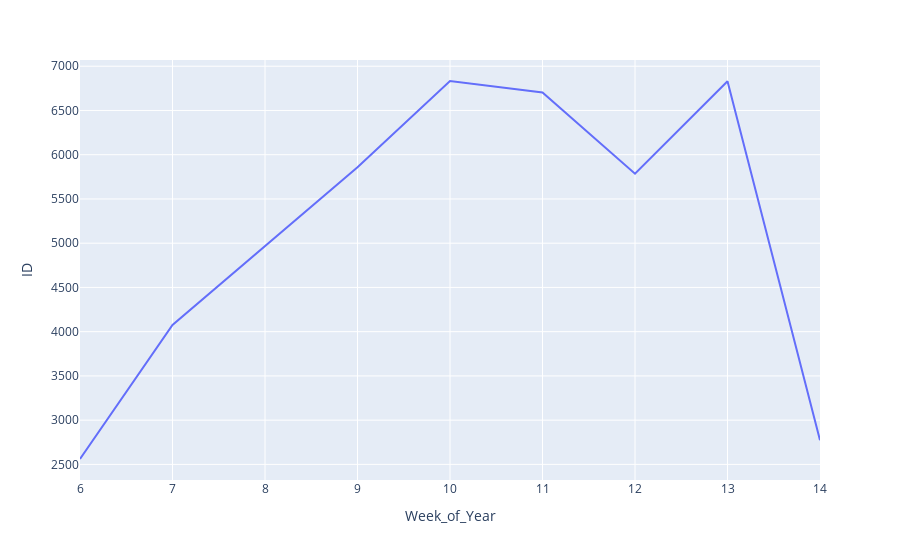

The code cell stored with this chart in its notebook:
### Markdown cell above
#### 2. Quantidade de pedidos por semana.

### Code cell
# Agrupando a quantidade de entregas por semana
cols = ['ID', 'Week_of_Year']
df_aux = df1.loc[:, cols].groupby('Week_of_Year').count().reset_index()

px.line(df_aux, x='Week_of_Year', y='ID')

### Figure 1 — Plotly figure (JSON) as saved in the notebook; plotly's stock layout.template omitted (floating-point values rounded to 4 significant figures)
{"data": [{"hovertemplate": "Week_of_Year=%{x}<br>ID=%{y}<extra></extra>", "legendgroup": "", "line": {"color": "#636efa", "dash": "solid"}, "marker": {"symbol": "circle"}, "mode": "lines", "name": "", "orientation": "v", "showlegend": false, "type": "scatter", "x": [6, 7, 9, 10, 11, 12, 13, 14], "xaxis": "x", "y": [2561, 4075, 5858, 6833, 6704, 5785, 6831, 2772], "yaxis": "y"}], "layout": {"legend": {"tracegroupgap": 0}, "margin": {"t": 60}, "xaxis": {"anchor": "y", "domain": [0, 1], "title": {"text": "Week_of_Year"}}, "yaxis": {"anchor": "x", "domain": [0, 1], "title": {"text": "ID"}}}}
